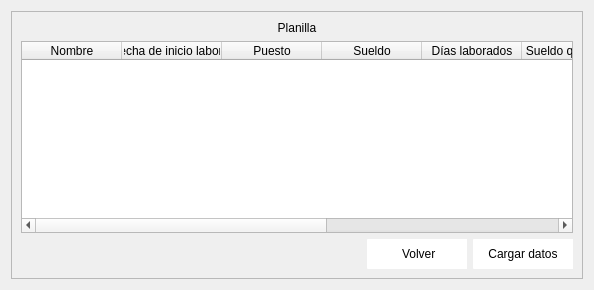
               <widget class="QWidget" name="page_planilla">
                <layout class="QHBoxLayout" name="horizontalLayout_6">
                 <item>
                  <widget class="QFrame" name="frame_14">
                   <property name="minimumSize">
                    <size>
                     <width>150</width>
                     <height>50</height>
                    </size>
                   </property>
                   <property name="frameShape">
                    <enum>QFrame::StyledPanel</enum>
                   </property>
                   <property name="frameShadow">
                    <enum>QFrame::Raised</enum>
                   </property>
                   <layout class="QVBoxLayout" name="verticalLayout_13">
                    <item>
                     <widget class="QLabel" name="label_2">
                      <property name="styleSheet">
                       <string notr="true">font: 75 12pt &quot;Open Sans Semibold&quot;</string>
                      </property>
                      <property name="text">
                       <string>Planilla</string>
                      </property>
                      <property name="alignment">
                       <set>Qt::AlignCenter</set>
                      </property>
                     </widget>
                    </item>
                    <item>
                     <widget class="QTableWidget" name="tableWidget_planilla">
                      <column>
                       <property name="text">
                        <string>Nombre</string>
                       </property>
                      </column>
                      <column>
                       <property name="text">
                        <string>Fecha de inicio laboral</string>
                       </property>
                      </column>
                      <column>
                       <property name="text">
                        <string>Puesto</string>
                       </property>
                      </column>
                      <column>
                       <property name="text">
                        <string>Sueldo</string>
                       </property>
                      </column>
                      <column>
                       <property name="text">
                        <string>Días laborados</string>
                       </property>
                      </column>
                      <column>
                       <property name="text">
                        <string>Sueldo quincenal</string>
                       </property>
                      </column>
                      <column>
                       <property name="text">
                        <string>IGGS</string>
                       </property>
                      </column>
                      <column>
                       <property name="text">
                        <string>Horas extra </string>
                       </property>
                      </column>
                      <column>
                       <property name="text">
                        <string>Total</string>
                       </property>
                      </column>
                     </widget>
                    </item>
                    <item>
                     <layout class="QHBoxLayout" name="horizontalLayout_10">
                      <item>
                       <widget class="QLabel" name="label_planilla">
                        <property name="minimumSize">
                         <size>
                          <width>300</width>
                          <height>0</height>
                         </size>
                        </property>
                        <property name="text">
                         <string/>
                        </property>
                       </widget>
                      </item>
                      <item>
                       <spacer name="horizontalSpacer_5">
                        <property name="orientation">
                         <enum>Qt::Horizontal</enum>
                        </property>
                        <property name="sizeHint" stdset="0">
                         <size>
                          <width>40</width>
                          <height>20</height>
                         </size>
                        </property>
                       </spacer>
                      </item>
                      <item>
                       <widget class="QPushButton" name="btn_volver_10">
                        <property name="minimumSize">
                         <size>
                          <width>100</width>
                          <height>30</height>
                         </size>
                        </property>
                        <property name="maximumSize">
                         <size>
                          <width>150</width>
                          <height>16777215</height>
                         </size>
                        </property>
                        <property name="styleSheet">
                         <string notr="true">QFrame{
background-color: rgb(51, 157, 255);
}

QPushButton{
background-color: rgb(255, 255, 255);
border-top-left-radius:1px;
border-bottom-left-radius:1px;
font: 75 9pt &quot;Open Sans Semibold&quot;
}

QPushButton:hover{
color: rgb(255, 255, 255);
background-color: rgb(51, 157, 255);
border-top-left-radius:1px;
border-bottom-left-radius:1px;
font: 75 9pt  &quot;Open Sans Semibold&quot;
}</string>
                        </property>
                        <property name="text">
                         <string> Volver</string>
                        </property>
                        <property name="iconSize">
                         <size>
                          <width>25</width>
                          <height>25</height>
                         </size>
                        </property>
                       </widget>
                      </item>
                      <item>
                       <widget class="QPushButton" name="btn_actualiza_planilla">
                        <property name="minimumSize">
                         <size>
                          <width>100</width>
                          <height>30</height>
                         </size>
                        </property>
                        <property name="styleSheet">
                         <string notr="true">QFrame{
background-color: rgb(51, 157, 255);
}

QPushButton{
background-color: rgb(255, 255, 255);
border-top-left-radius:1px;
border-bottom-left-radius:1px;
font: 75 9pt &quot;Open Sans Semibold&quot;
}

QPushButton:hover{
color: rgb(255, 255, 255);
background-color: rgb(51, 157, 255);
border-top-left-radius:1px;
border-bottom-left-radius:1px;
font: 75 9pt  &quot;Open Sans Semibold&quot;
}</string>
                        </property>
                        <property name="text">
                         <string>Cargar datos</string>
                        </property>
                       </widget>
                      </item>
                     </layout>
                    </item>
                   </layout>
                  </widget>
                 </item>
                </layout>
               </widget>
